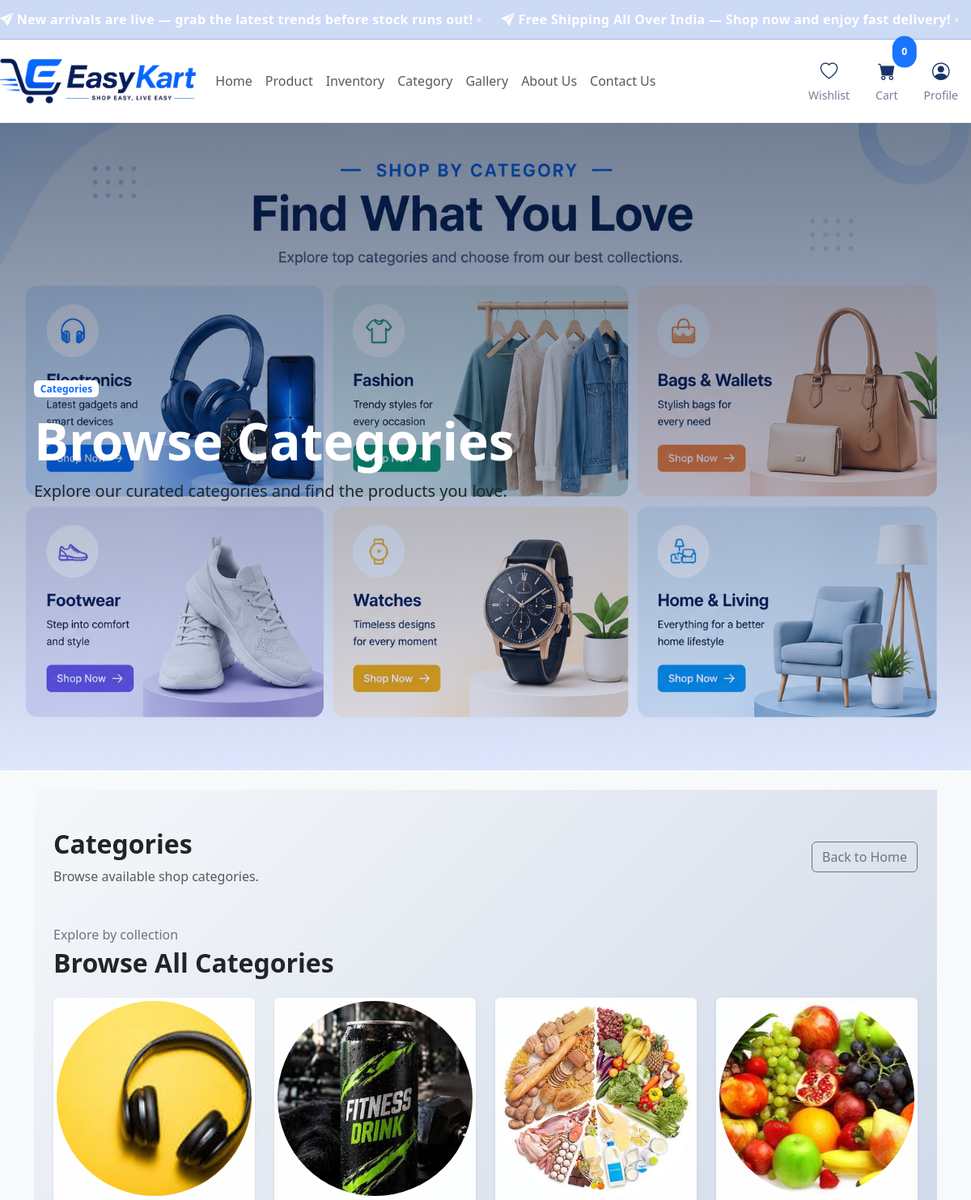
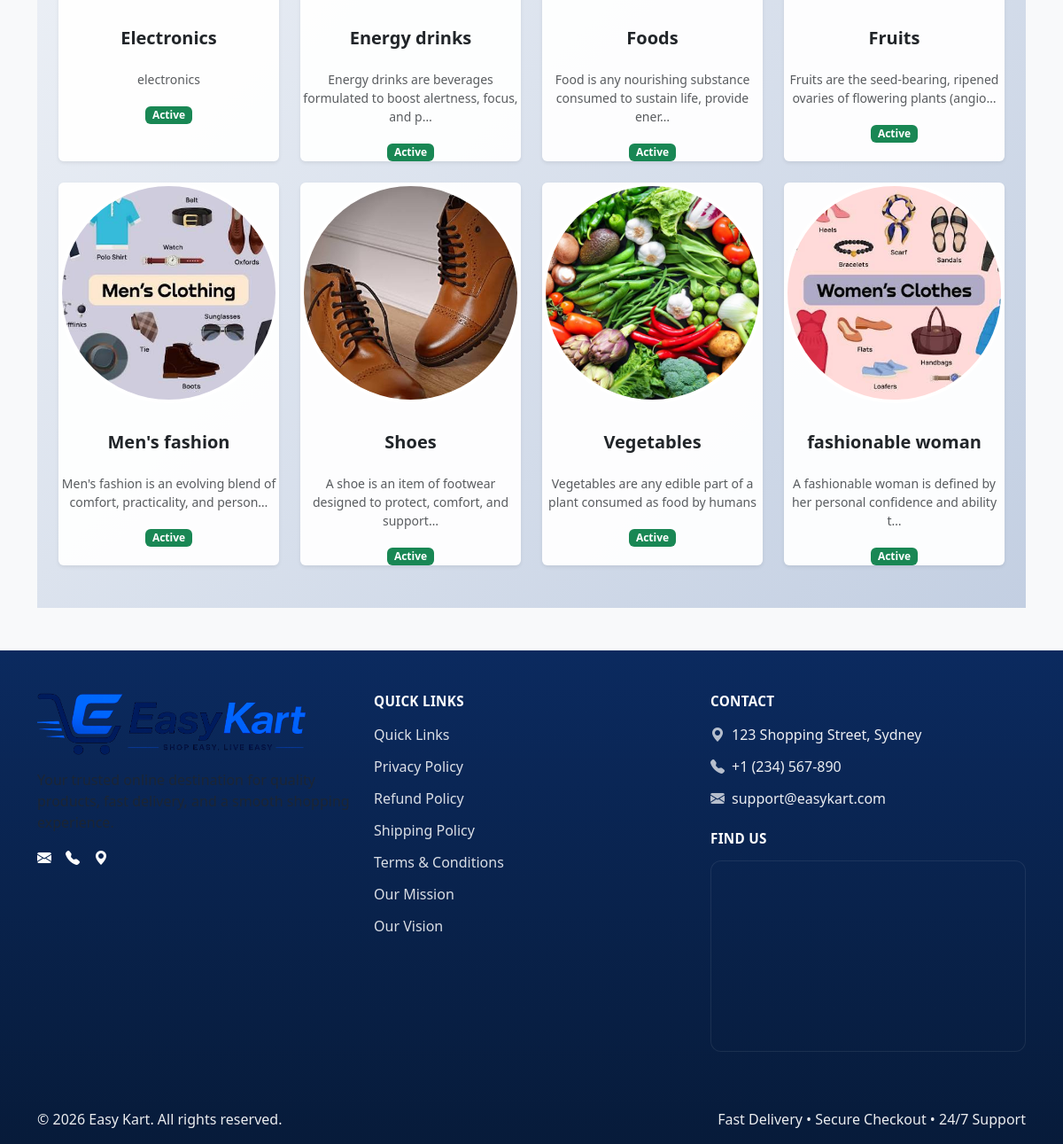
The page /category/ on the database its author committed (2 pictures, top to bottom).
### easy_kart/models.py (models this page shows, shortened)
class Announcement(models.Model):
    title = models.CharField(max_length=255)
    message = models.TextField()
    is_active = models.BooleanField(default=True)
    start_at = models.DateTimeField(null=True, blank=True)
    end_at = models.DateTimeField(null=True, blank=True)
    created_at = models.DateTimeField(auto_now_add=True)
    class Meta:
        ordering = ["-created_at"]

class Category(models.Model):
    name = models.CharField(max_length=200, unique=True)
    slug = models.SlugField(max_length=200, unique=True)
    description = models.TextField(blank=True, null=True)
    image = models.ImageField(upload_to="categories/", blank=True, null=True)
    is_active = models.BooleanField(default=True)
    created_at = models.DateTimeField(auto_now_add=True)
    updated_at = models.DateTimeField(auto_now=True)
    class Meta:
        verbose_name_plural = "Categories"
        ordering = ['name']

### easy_kart/views.py (the view)
# urls.py: path('category/', category_page, name='category'),
def category_page(request):
    categories = Category.objects.filter(is_active=True).order_by('name')
    return render(request, 'categories.html', {
        'categories': categories,
    })

### easy_kart/context_processors.py (called while the page is built)
def active_announcements(request):
    now = timezone.now()
    announcements = Announcement.objects.filter(is_active=True).filter(
        models.Q(start_at__lte=now) | models.Q(start_at__isnull=True)
    ).filter(models.Q(end_at__gte=now) | models.Q(end_at__isnull=True))
    return {"announcements": announcements}

### templates/categories.html (shortened to what this page needs)
{% extends 'base.html' %}
{% load static %}
{% block header_banner %}
<section class="category-hero position-relative mb-4">
    <div class="category-hero-bg" style="background-image: url('{% static 'assets/category banner.png' %}');"></div>
    <div class="category-hero-overlay"></div>
    <div class="container position-relative" style="z-index:3;">
        <div style="height:100vh; display:flex; align-items:center;">
            <div>
                <span class="badge bg-white text-primary mb-3">Categories</span>
                <h1 class="display-3 fw-bold text-white">Browse Categories</h1>
                <p class="lead text-white-75">Explore our curated categories and find the products you love.</p>
            </div>
        </div>
    </div>
</section>
{% endblock %}
{% block content %}
<div class="w-100 py-5" style="background: linear-gradient(135deg, #f5f7fa 0%, #c3cfe2 100%);">
    <div class="container-fluid px-4">
        <div class="d-flex justify-content-between align-items-center mb-5 flex-column flex-md-row gap-3">
            <div>
                <h1 class="h2 fw-bold">Categories</h1>
                <p class="text-muted mb-0">Browse available shop categories.</p>
            </div>
            <a href="{% url 'home' %}" class="btn btn-outline-secondary">Back to Home</a>
        </div>
        {% if categories %}
        <section class="category-grid-section">
            <div class="mb-4">
                <p class="text-secondary mb-1">Explore by collection</p>
                <h2 class="fw-bold">Browse All Categories</h2>
            </div>
            <div class="row g-4">
                {% for category in categories %}
                <div class="col-12 col-sm-6 col-lg-4 col-xl-3">
                    <a href="{% url 'category_detail' category.slug %}" class="category-grid-card card h-100 shadow-sm border-0 text-decoration-none text-dark">
                        <div class="category-card-circle mx-auto overflow-hidden position-relative mb-3">
                            {% if category.image %}
                            <img src="{{ category.image.url }}" alt="{{ category.name }}" class="w-100 h-100 object-fit-cover">
                            {% else %}
                            <div class="bg-secondary w-100 h-100 d-flex align-items-center justify-content-center text-white">No image</div>
                            {% endif %}
                        </div>
                        <div class="card-body px-0 pb-0 text-center">
                            <h5 class="mb-2 fw-semibold">{{ category.name }}</h5>
                            <p class="small text-muted mb-3">{{ category.description|truncatechars:72|default:'Explore products in this category.' }}</p>
                            <span class="badge bg-success">{{ category.is_active|yesno:'Active,Inactive' }}</span>
                        </div>
                    </a>
                </div>
                {% endfor %}
            </div>
        </section>
        {% else %}
        <div class="alert alert-info">No categories found.</div>
        {% endif %}
    </div>
</div>
{% endblock %}

### templates/base.html (shortened to what this page needs)
{% load static %}
<!DOCTYPE html>
<html lang="en">
<head>
    <link href="https://cdn.jsdelivr.net/npm/bootstrap@5/dist/css/bootstrap.min.css" rel="stylesheet">
    <link href="https://cdn.jsdelivr.net/npm/bootstrap-icons@1.10.5/font/bootstrap-icons.css" rel="stylesheet">
    <link href="{% static 'css/custom.css' %}" rel="stylesheet">
</head>
<body>
    {% if announcements %}
    <div class="announcement-bar bg-announcement text-white py-2">
        <div class="container-fluid px-0 announcement-content">
            <div class="announcement-marquee-wrapper">
                <div class="announcement-marquee">
                    {% for ann in announcements %}
                        <span class="announcement-message"><i class="bi bi-send-fill"></i>&nbsp;{{ ann.message }}<span class="announcement-sep">&nbsp;•&nbsp;</span></span>
                    {% endfor %}
                </div>
            </div>
        </div>
    </div>
    {% endif %}
    <nav class="navbar navbar-expand-lg navbar-light bg-white shadow-sm easykart-navbar">
        <div class="container-fluid px-0">
            <a class="navbar-brand d-flex align-items-center me-3" href="{% url 'home' %}">
                <img src="{% static 'assets/logonew.png' %}" alt="Easy Kart" class="navbar-logo-pro">
            </a>
            <div class="collapse navbar-collapse" id="easyKartNavbar">
                <ul class="navbar-nav mb-2 mb-lg-0">
                    <li class="nav-item"><a class="nav-link" href="{% url 'home' %}">Home</a></li>
                    <li class="nav-item"><a class="nav-link" href="{% url 'product' %}">Product</a></li>
                    <li class="nav-item"><a class="nav-link" href="{% url 'inventory' %}">Inventory</a></li>
                    <li class="nav-item"><a class="nav-link" href="{% url 'category' %}">Category</a></li>
                    <li class="nav-item"><a class="nav-link" href="{% url 'gallery' %}">Gallery</a></li>
                    <li class="nav-item"><a class="nav-link" href="{% url 'about_us' %}">About Us</a></li>
                    <li class="nav-item"><a class="nav-link" href="{% url 'contact' %}">Contact Us</a></li>
                </ul>
                <div class="d-flex ms-auto align-items-center">
                    <ul class="navbar-nav mb-2 mb-lg-0 align-items-center easykart-header-actions">
                        <li class="nav-item mx-2">
                            <a class="nav-link easykart-icon-link p-2 text-center" href="{% url 'wishlist' %}">
                                <i class="bi bi-heart" style="font-size: 1.35rem;"></i>
                                <div class="small">Wishlist</div>
                            </a>
                        </li>
                        <li class="nav-item mx-2 position-relative">
                            <a class="nav-link easykart-icon-link p-2 text-center" href="{% url 'cart' %}">
                                <i class="bi bi-cart-fill" style="font-size: 1.35rem;"></i>
                                <div class="small">Cart</div>
                                <span class="position-absolute top-0 start-100 translate-middle badge rounded-pill bg-primary cart-badge">0</span>
                            </a>
                        </li>
                        <li class="nav-item mx-2 dropdown text-center">
                            <a class="nav-link dropdown-toggle easykart-icon-link p-2 text-center" href="#" id="profileDropdown" role="button" data-bs-toggle="dropdown" aria-expanded="false">
                                <i class="bi bi-person-circle" style="font-size: 1.35rem;"></i>
                                <div class="small">Profile</div>
                            </a>
                        </li>
                    </ul>
                </div>
            </div>
        </div>
    </nav>
    {% block header_banner %}{% endblock %}
    <main class="container">
        {% block content %}{% endblock %}
    </main>
    <footer class="site-footer mt-5">
        <div class="container py-5">
            <div class="row g-4">
                <div class="col-lg-4">
                    <img src="{% static 'assets/logonew.png' %}" alt="Easy Kart Logo" class="footer-logo">
                    <p class="text-muted mb-3">Your trusted online destination for quality products, fast delivery, and a smooth shopping experience.</p>
                    <div class="d-flex gap-3">
                        <a href="{% url 'contact' %}" class="text-white social-link"><i class="bi bi-envelope-fill"></i></a>
                        <a href="{% url 'contact' %}" class="text-white social-link"><i class="bi bi-telephone-fill"></i></a>
                        <a href="{% url 'contact' %}" class="text-white social-link"><i class="bi bi-geo-alt-fill"></i></a>
                    </div>
                </div>
                <div class="col-lg-4 col-md-6">
                    <h6 class="footer-title">Quick Links</h6>
                    <ul class="list-unstyled footer-links">
                        <li><a href="{% url 'quick_links' %}">Quick Links</a></li>
                        <li><a href="{% url 'privacy_policy' %}">Privacy Policy</a></li>
                        <li><a href="{% url 'refund_policy' %}">Refund Policy</a></li>
                        <li><a href="{% url 'shipping_policy' %}">Shipping Policy</a></li>
                        <li><a href="{% url 'terms_and_conditions' %}">Terms &amp; Conditions</a></li>
                        <li><a href="{% url 'our_mission' %}">Our Mission</a></li>
                        <li><a href="{% url 'our_vision' %}">Our Vision</a></li>
                    </ul>
                </div>
                <div class="col-lg-4 col-md-6">
                    <h6 class="footer-title">Contact</h6>
                    <ul class="list-unstyled footer-links">
                        <li><i class="bi bi-geo-alt-fill me-2"></i>123 Shopping Street, Sydney</li>
                        <li><i class="bi bi-telephone-fill me-2"></i>+1 (234) 567-890</li>
                        <li><i class="bi bi-envelope-fill me-2"></i>support@easykart.com</li>
                    </ul>
                    <h6 class="footer-title mt-4">Find Us</h6>
                    <div class="footer-map">
                        <iframe
                            src="https://maps.google.com/maps?q=123%20Shopping%20Street%2C%20Sydney&z=15&output=embed"
                            loading="lazy"
                            title="Easy Kart Location">
                        </iframe>
                    </div>
                </div>
            </div>
        </div>
        <div class="footer-bottom">
            <div class="container d-flex flex-column flex-md-row justify-content-between align-items-center py-3">
                <span>&copy; {% now "Y" %} Easy Kart. All rights reserved.</span>
                <span>Fast Delivery • Secure Checkout • 24/7 Support</span>
            </div>
        </div>
    </footer>
</body>
</html>

### static/css/custom.css (style rules this page uses)
.bg-announcement { background: rgba(15, 78, 224, 0.18); }
.announcement-bar { color: #ffffff; font-weight: 600; letter-spacing: 0.02em; border-bottom: 1px solid rgba(15, 78, 224, 0.25); }
.announcement-content { overflow: hidden; }
.announcement-marquee-wrapper { min-height: 32px; display: flex; align-items: center; }
.announcement-marquee { display: inline-flex; align-items: center; white-space: nowrap; animation: scroll-announcement 20s linear infinite; }
.announcement-message { display: inline-flex; align-items: center; margin-right: 20px; }
.announcement-sep { opacity: 0.55; }
body { background: #f8f9fa; }
.card { border: 1px solid rgba(0, 0, 0, 0.05); }
.navbar-logo-pro, .footer-logo { max-height: 70px; height: auto; width: auto; background: none; border: none; box-shadow: none; }
.footer-logo { display: block; margin-bottom: 1rem; }
:root { --ek-navy: #0b2a5f; --ek-navy-dark: #071b3a; --ek-blue: #1962ff; --ek-accent: #0f4ee0; --ek-muted: #6b7a91; }
.easykart-navbar { position: static; width: 100%; padding: 0.95rem 0; background-color: #ffffff; border-bottom: 1px solid rgba(11, 42, 95, 0.08); }
.easykart-navbar .navbar-brand { margin-right: 1.5rem; padding: 0; }
.navbar-logo-pro { background: transparent !important; padding: 0; margin: 0; max-height: 56px; }
.easykart-header-actions .easykart-icon-link { color: var(--ek-navy); text-decoration: none; opacity: 0.95; display: inline-flex; flex-direction: column; align-items: center; gap: 0.15rem; padding: 0.65rem 0.75rem; border-radius: 18px; transition: all 0.22s ease; }
.easykart-header-actions .easykart-icon-link .small { color: var(--ek-muted); }
.easykart-header-actions .cart-badge { background: var(--ek-blue); min-width: 1.9rem; min-height: 1.9rem; font-size: 0.75rem; line-height: 1.9rem; }
.dropdown-toggle::after { display: none; }
.site-footer { background: linear-gradient(180deg, #0b2a5f 0%, #071b3a 100%); color: rgba(255, 255, 255, 0.92); }
.site-footer a { color: rgba(255, 255, 255, 0.85); text-decoration: none; }
.footer-title { color: #ffffff; font-weight: 700; margin-bottom: 1rem; letter-spacing: 0.02em; text-transform: uppercase; font-size: 0.95rem; }
.footer-links li { margin-bottom: 0.75rem; }
.footer-links li i { color: rgba(255, 255, 255, 0.7); }
.footer-map { margin-top: 1rem; min-height: 210px; border-radius: 0.75rem; overflow: hidden; box-shadow: inset 0 0 0 1px rgba(255, 255, 255, 0.08); }
.footer-map iframe { width: 100%; height: 210px; border: 0; }

### templates/categories.html (style rules this page uses)
.category-hero { overflow: hidden; border-radius: 0; height: 100vh; }
.category-hero-bg { position: absolute; inset: 0; width:100%; height:100%; background-size: cover; background-position: center; }
.category-hero-overlay { position: absolute; inset: 0; background: linear-gradient(180deg, rgba(7,27,58,0.55) 0%, rgba(25,98,255,0.12) 100%); }
.category-grid-card { transition: transform 0.3s ease, box-shadow 0.3s ease; background: rgba(255, 255, 255, 0.95); }
.category-grid-card .category-card-circle { width: 100%; max-width: 260px; aspect-ratio: 1 / 1; border-radius: 50%; background: linear-gradient(180deg, rgba(255,255,255,0.95), rgba(255,255,255,0.75)); border: 4px solid rgba(255,255,255,0.8); margin: 0 auto 1rem; }
.category-grid-card .category-card-circle img, .category-grid-card .category-card-circle .bg-secondary { width: 100%; height: 100%; object-fit: cover; }
.category-grid-card h5 { min-height: 2.5rem; }

### rows shown on the page
Announcement: message "New arrivals are live — grab the latest trends before stock runs out!"
Announcement: message "Free Shipping All Over India — Shop now and enjoy fast delivery!"
Category: image (picture), name "Electronics", description "electronics", is_active "Active"
Category: image (picture), name "Energy drinks", description "Energy drinks are beverages formulated to boost alertness, focus, and p…", is_active "Active"
Category: image (picture), name "Foods", description "Food is any nourishing substance consumed to sustain life, provide ener…", is_active "Active"
Category: image (picture), name "Fruits", description "Fruits are the seed-bearing, ripened ovaries of flowering plants (angio…", is_active "Active"
Category: image (picture), name "Men's fashion", description "Men's fashion is an evolving blend of comfort, practicality, and person…", is_active "Active"
Category: image (picture), name "Shoes", description "A shoe is an item of footwear designed to protect, comfort, and support…", is_active "Active"
Category: image (picture), name "Vegetables", description "Vegetables are any edible part of a plant consumed as food by humans", is_active "Active"
Category: image (picture), name "fashionable woman", description "A fashionable woman is defined by her personal confidence and ability t…", is_active "Active"
